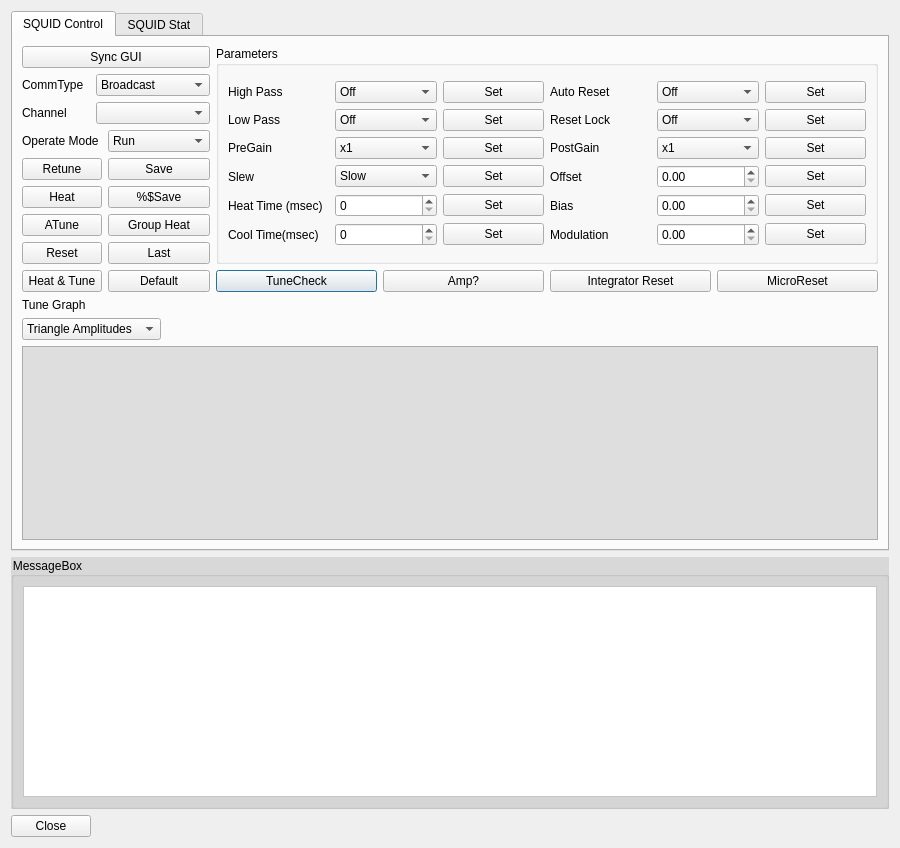
<?xml version="1.0" encoding="UTF-8"?>
<ui version="4.0">
 <class>mnertclientSQUIDControlDgl</class>
 <widget class="QDialog" name="mnertclientSQUIDControlDgl">
  <property name="geometry">
   <rect>
    <x>0</x>
    <y>0</y>
    <width>900</width>
    <height>848</height>
   </rect>
  </property>
  <property name="sizePolicy">
   <sizepolicy hsizetype="Preferred" vsizetype="Preferred">
    <horstretch>0</horstretch>
    <verstretch>0</verstretch>
   </sizepolicy>
  </property>
  <property name="windowTitle">
   <string>FLL Controller</string>
  </property>
  <property name="autoFillBackground">
   <bool>true</bool>
  </property>
  <layout class="QGridLayout" name="gridLayout_4">
   <item row="2" column="0">
    <widget class="QGroupBox" name="groupBox_2">
     <property name="styleSheet">
      <string notr="true">color: rgb(0, 0, 0);
background-color:rgb(216, 216, 216);</string>
     </property>
     <property name="title">
      <string>MessageBox</string>
     </property>
     <layout class="QGridLayout" name="gridLayout_11">
      <item row="0" column="0">
       <layout class="QGridLayout" name="gridLayout_10">
        <item row="0" column="0">
         <widget class="QTextEdit" name="m_tx_info">
          <property name="styleSheet">
           <string notr="true">background-color: rgb(255, 255, 255);</string>
          </property>
         </widget>
        </item>
       </layout>
      </item>
     </layout>
    </widget>
   </item>
   <item row="1" column="0">
    <widget class="QTabWidget" name="tabWidget">
     <property name="sizePolicy">
      <sizepolicy hsizetype="Preferred" vsizetype="Fixed">
       <horstretch>0</horstretch>
       <verstretch>0</verstretch>
      </sizepolicy>
     </property>
     <property name="autoFillBackground">
      <bool>false</bool>
     </property>
     <property name="styleSheet">
      <string notr="true"/>
     </property>
     <property name="currentIndex">
      <number>0</number>
     </property>
     <widget class="QWidget" name="tab_SQUIDCONTROL">
      <attribute name="title">
       <string>SQUID Control</string>
      </attribute>
      <layout class="QGridLayout" name="gridLayout_8">
       <item row="4" column="0">
        <widget class="QComboBox" name="m_Qcb_mode_view">
         <property name="sizePolicy">
          <sizepolicy hsizetype="Fixed" vsizetype="Fixed">
           <horstretch>0</horstretch>
           <verstretch>0</verstretch>
          </sizepolicy>
         </property>
         <item>
          <property name="text">
           <string>Triangle Amplitudes</string>
          </property>
         </item>
         <item>
          <property name="text">
           <string>AutoReset</string>
          </property>
         </item>
         <item>
          <property name="text">
           <string>Biases</string>
          </property>
         </item>
         <item>
          <property name="text">
           <string>PreGains</string>
          </property>
         </item>
         <item>
          <property name="text">
           <string>PostGains</string>
          </property>
         </item>
         <item>
          <property name="text">
           <string>High Pass</string>
          </property>
         </item>
         <item>
          <property name="text">
           <string>Low Pass</string>
          </property>
         </item>
         <item>
          <property name="text">
           <string>Modes</string>
          </property>
         </item>
         <item>
          <property name="text">
           <string>Modulations</string>
          </property>
         </item>
         <item>
          <property name="text">
           <string>Offsets</string>
          </property>
         </item>
         <item>
          <property name="text">
           <string>Reset</string>
          </property>
         </item>
         <item>
          <property name="text">
           <string>Slews</string>
          </property>
         </item>
        </widget>
       </item>
       <item row="2" column="1">
        <layout class="QGridLayout" name="gridLayout_3">
         <item row="0" column="0">
          <widget class="QPushButton" name="m_Qbn_tunecheck">
           <property name="text">
            <string>TuneCheck</string>
           </property>
          </widget>
         </item>
         <item row="0" column="2">
          <widget class="QPushButton" name="m_Qbn_int_reset">
           <property name="text">
            <string>Integrator Reset</string>
           </property>
          </widget>
         </item>
         <item row="0" column="3">
          <widget class="QPushButton" name="m_Qbn_mirco_reset">
           <property name="text">
            <string>MicroReset</string>
           </property>
          </widget>
         </item>
         <item row="0" column="1">
          <widget class="QPushButton" name="m_Qbn_amp">
           <property name="text">
            <string>Amp?</string>
           </property>
          </widget>
         </item>
        </layout>
       </item>
       <item row="3" column="0">
        <widget class="QLabel" name="label_16">
         <property name="text">
          <string>Tune Graph</string>
         </property>
        </widget>
       </item>
       <item row="1" column="0" rowspan="2">
        <layout class="QGridLayout" name="gridLayout">
         <item row="0" column="0">
          <widget class="QLabel" name="label_3">
           <property name="text">
            <string>Operate Mode</string>
           </property>
          </widget>
         </item>
         <item row="0" column="1">
          <widget class="QComboBox" name="m_Qcb_opermode">
           <item>
            <property name="text">
             <string>Run</string>
            </property>
           </item>
           <item>
            <property name="text">
             <string>Manual Tune</string>
            </property>
           </item>
           <item>
            <property name="text">
             <string>Sleep</string>
            </property>
           </item>
           <item>
            <property name="text">
             <string>Wake</string>
            </property>
           </item>
          </widget>
         </item>
         <item row="1" column="0">
          <widget class="QPushButton" name="m_Qbn_retune">
           <property name="text">
            <string>Retune</string>
           </property>
          </widget>
         </item>
         <item row="2" column="0">
          <widget class="QPushButton" name="m_Qbn_heat">
           <property name="text">
            <string>Heat</string>
           </property>
          </widget>
         </item>
         <item row="3" column="0">
          <widget class="QPushButton" name="m_Qbn_atune">
           <property name="text">
            <string>ATune</string>
           </property>
          </widget>
         </item>
         <item row="4" column="0">
          <widget class="QPushButton" name="m_Qbn_reset">
           <property name="text">
            <string>Reset</string>
           </property>
          </widget>
         </item>
         <item row="5" column="0">
          <widget class="QPushButton" name="m_Qbn_heatTune">
           <property name="text">
            <string>Heat &amp;&amp; Tune</string>
           </property>
          </widget>
         </item>
         <item row="1" column="1">
          <widget class="QPushButton" name="m_Qbn_save">
           <property name="text">
            <string>Save</string>
           </property>
          </widget>
         </item>
         <item row="2" column="1">
          <widget class="QPushButton" name="m_Qbn_save1">
           <property name="text">
            <string>%$Save</string>
           </property>
          </widget>
         </item>
         <item row="3" column="1">
          <widget class="QPushButton" name="m_Qbn_groupheat">
           <property name="text">
            <string>Group Heat</string>
           </property>
          </widget>
         </item>
         <item row="4" column="1">
          <widget class="QPushButton" name="m_Qbn_last">
           <property name="text">
            <string>Last</string>
           </property>
          </widget>
         </item>
         <item row="5" column="1">
          <widget class="QPushButton" name="m_Qbn_default">
           <property name="text">
            <string>Default</string>
           </property>
          </widget>
         </item>
        </layout>
       </item>
       <item row="0" column="0">
        <layout class="QGridLayout" name="gridLayout_7">
         <item row="0" column="0" colspan="2">
          <widget class="QPushButton" name="m_Qbn_SyncGUI">
           <property name="text">
            <string>Sync GUI</string>
           </property>
          </widget>
         </item>
         <item row="2" column="0">
          <widget class="QLabel" name="label_2">
           <property name="text">
            <string>Channel</string>
           </property>
          </widget>
         </item>
         <item row="2" column="1">
          <widget class="QComboBox" name="m_Qcb_channel"/>
         </item>
         <item row="1" column="1">
          <widget class="QComboBox" name="m_Qcb_commtype">
           <item>
            <property name="text">
             <string>Broadcast</string>
            </property>
           </item>
           <item>
            <property name="text">
             <string>GroupA</string>
            </property>
           </item>
           <item>
            <property name="text">
             <string>GroupB</string>
            </property>
           </item>
           <item>
            <property name="text">
             <string>GroupC</string>
            </property>
           </item>
           <item>
            <property name="text">
             <string>GroupD</string>
            </property>
           </item>
           <item>
            <property name="text">
             <string>GroupE</string>
            </property>
           </item>
           <item>
            <property name="text">
             <string>GroupF</string>
            </property>
           </item>
           <item>
            <property name="text">
             <string>GroupG</string>
            </property>
           </item>
           <item>
            <property name="text">
             <string>GroupH</string>
            </property>
           </item>
           <item>
            <property name="text">
             <string>Single Channel</string>
            </property>
           </item>
          </widget>
         </item>
         <item row="1" column="0">
          <widget class="QLabel" name="label">
           <property name="text">
            <string>CommType</string>
           </property>
          </widget>
         </item>
        </layout>
       </item>
       <item row="5" column="0" colspan="2">
        <layout class="QFormLayout" name="formLayout_3">
         <property name="fieldGrowthPolicy">
          <enum>QFormLayout::AllNonFixedFieldsGrow</enum>
         </property>
         <item row="0" column="0" colspan="2">
          <widget class="QGraphicsView" name="m_gv_tunegraph">
           <property name="styleSheet">
            <string notr="true">background-color: rgb(222, 222, 222);</string>
           </property>
          </widget>
         </item>
        </layout>
       </item>
       <item row="0" column="1" rowspan="2">
        <widget class="QGroupBox" name="groupBox">
         <property name="styleSheet">
          <string notr="true"/>
         </property>
         <property name="title">
          <string>Parameters</string>
         </property>
         <layout class="QGridLayout" name="gridLayout_6">
          <item row="0" column="0">
           <layout class="QGridLayout" name="gridLayout_2">
            <item row="3" column="1">
             <widget class="QComboBox" name="m_Qcb_slew">
              <item>
               <property name="text">
                <string>Slow</string>
               </property>
              </item>
              <item>
               <property name="text">
                <string>Normal</string>
               </property>
              </item>
              <item>
               <property name="text">
                <string>Fast</string>
               </property>
              </item>
             </widget>
            </item>
            <item row="2" column="1">
             <widget class="QComboBox" name="m_Qcb_pregain">
              <item>
               <property name="text">
                <string>x1</string>
               </property>
              </item>
              <item>
               <property name="text">
                <string>x2</string>
               </property>
              </item>
              <item>
               <property name="text">
                <string>x5</string>
               </property>
              </item>
              <item>
               <property name="text">
                <string>x10</string>
               </property>
              </item>
             </widget>
            </item>
            <item row="0" column="2">
             <widget class="QPushButton" name="m_Qbnset_hp">
              <property name="text">
               <string>Set</string>
              </property>
             </widget>
            </item>
            <item row="0" column="0">
             <widget class="QLabel" name="label_4">
              <property name="text">
               <string>High Pass</string>
              </property>
             </widget>
            </item>
            <item row="1" column="1">
             <widget class="QComboBox" name="m_Qcb_lp">
              <item>
               <property name="text">
                <string>Off</string>
               </property>
              </item>
              <item>
               <property name="text">
                <string>200Hz</string>
               </property>
              </item>
              <item>
               <property name="text">
                <string>500Hz</string>
               </property>
              </item>
              <item>
               <property name="text">
                <string>1KHz</string>
               </property>
              </item>
              <item>
               <property name="text">
                <string>5KHz</string>
               </property>
              </item>
             </widget>
            </item>
            <item row="1" column="0">
             <widget class="QLabel" name="label_5">
              <property name="text">
               <string>Low Pass</string>
              </property>
             </widget>
            </item>
            <item row="0" column="1">
             <widget class="QComboBox" name="m_Qcb_hp">
              <item>
               <property name="text">
                <string>Off</string>
               </property>
              </item>
              <item>
               <property name="text">
                <string>0.16Hz</string>
               </property>
              </item>
              <item>
               <property name="text">
                <string>1Hz</string>
               </property>
              </item>
             </widget>
            </item>
            <item row="3" column="0">
             <widget class="QLabel" name="label_7">
              <property name="text">
               <string>Slew</string>
              </property>
             </widget>
            </item>
            <item row="4" column="0">
             <widget class="QLabel" name="label_14">
              <property name="text">
               <string>Heat Time (msec)</string>
              </property>
             </widget>
            </item>
            <item row="1" column="5">
             <widget class="QComboBox" name="m_Qcb_reset_lock">
              <item>
               <property name="text">
                <string>Off</string>
               </property>
              </item>
              <item>
               <property name="text">
                <string>On</string>
               </property>
              </item>
             </widget>
            </item>
            <item row="0" column="5">
             <widget class="QComboBox" name="m_Qcb_auto_reset">
              <item>
               <property name="text">
                <string>Off</string>
               </property>
              </item>
              <item>
               <property name="text">
                <string>On</string>
               </property>
              </item>
             </widget>
            </item>
            <item row="1" column="4">
             <widget class="QLabel" name="label_9">
              <property name="text">
               <string>Reset Lock</string>
              </property>
             </widget>
            </item>
            <item row="0" column="6">
             <widget class="QPushButton" name="m_Qbnset_autoreset">
              <property name="text">
               <string>Set</string>
              </property>
             </widget>
            </item>
            <item row="0" column="4">
             <widget class="QLabel" name="label_8">
              <property name="text">
               <string>Auto Reset</string>
              </property>
             </widget>
            </item>
            <item row="4" column="1">
             <widget class="QSpinBox" name="m_Qsb_heattime">
              <property name="maximum">
               <number>10000</number>
              </property>
             </widget>
            </item>
            <item row="2" column="0">
             <widget class="QLabel" name="label_6">
              <property name="text">
               <string>PreGain</string>
              </property>
             </widget>
            </item>
            <item row="1" column="2">
             <widget class="QPushButton" name="m_Qbnset_lp">
              <property name="text">
               <string>Set</string>
              </property>
             </widget>
            </item>
            <item row="2" column="2">
             <widget class="QPushButton" name="m_Qbnset_pregain">
              <property name="text">
               <string>Set</string>
              </property>
             </widget>
            </item>
            <item row="3" column="2">
             <widget class="QPushButton" name="m_Qbnset_slew">
              <property name="text">
               <string>Set</string>
              </property>
             </widget>
            </item>
            <item row="4" column="2">
             <widget class="QPushButton" name="m_Qbnset_heattime">
              <property name="text">
               <string>Set</string>
              </property>
             </widget>
            </item>
            <item row="1" column="6">
             <widget class="QPushButton" name="m_Qbnset_resetlock">
              <property name="text">
               <string>Set</string>
              </property>
             </widget>
            </item>
            <item row="5" column="0">
             <widget class="QLabel" name="label_15">
              <property name="text">
               <string>Cool Time(msec)</string>
              </property>
             </widget>
            </item>
            <item row="5" column="1">
             <widget class="QSpinBox" name="m_Qsb_cooltime">
              <property name="maximum">
               <number>1000000</number>
              </property>
             </widget>
            </item>
            <item row="5" column="2">
             <widget class="QPushButton" name="m_Qbnset_cooltime">
              <property name="text">
               <string>Set</string>
              </property>
             </widget>
            </item>
            <item row="3" column="4">
             <widget class="QLabel" name="label_11">
              <property name="text">
               <string>Offset </string>
              </property>
             </widget>
            </item>
            <item row="4" column="4">
             <widget class="QLabel" name="label_12">
              <property name="text">
               <string>Bias</string>
              </property>
             </widget>
            </item>
            <item row="5" column="4">
             <widget class="QLabel" name="label_13">
              <property name="text">
               <string>Modulation</string>
              </property>
             </widget>
            </item>
            <item row="3" column="5">
             <widget class="QDoubleSpinBox" name="m_Qdsb_offset">
              <property name="maximum">
               <double>99999.990000000005239</double>
              </property>
             </widget>
            </item>
            <item row="4" column="5">
             <widget class="QDoubleSpinBox" name="m_Qdsb_bias">
              <property name="maximum">
               <double>99999.990000000005239</double>
              </property>
             </widget>
            </item>
            <item row="5" column="5">
             <widget class="QDoubleSpinBox" name="m_Qdsb_mod">
              <property name="maximum">
               <double>99999.990000000005239</double>
              </property>
             </widget>
            </item>
            <item row="3" column="6">
             <widget class="QPushButton" name="m_Qbnset_offset">
              <property name="text">
               <string>Set</string>
              </property>
             </widget>
            </item>
            <item row="4" column="6">
             <widget class="QPushButton" name="m_Qbnset_bias">
              <property name="text">
               <string>Set</string>
              </property>
             </widget>
            </item>
            <item row="5" column="6">
             <widget class="QPushButton" name="m_Qbnset_mod">
              <property name="text">
               <string>Set</string>
              </property>
             </widget>
            </item>
            <item row="2" column="4">
             <widget class="QLabel" name="label_18">
              <property name="text">
               <string>PostGain</string>
              </property>
             </widget>
            </item>
            <item row="2" column="5">
             <widget class="QComboBox" name="m_Qcb_postgain">
              <item>
               <property name="text">
                <string>x1</string>
               </property>
              </item>
              <item>
               <property name="text">
                <string>x10</string>
               </property>
              </item>
              <item>
               <property name="text">
                <string>x100</string>
               </property>
              </item>
             </widget>
            </item>
            <item row="2" column="6">
             <widget class="QPushButton" name="m_Qbnset_postgain">
              <property name="text">
               <string>Set</string>
              </property>
             </widget>
            </item>
           </layout>
          </item>
         </layout>
        </widget>
       </item>
      </layout>
     </widget>
     <widget class="QWidget" name="tab_SQUID_STAT">
      <attribute name="title">
       <string>SQUID Stat</string>
      </attribute>
      <layout class="QGridLayout" name="gridLayout_9">
       <item row="0" column="0">
        <layout class="QGridLayout" name="gridLayout_5">
         <item row="4" column="0">
          <widget class="QLabel" name="label_17">
           <property name="sizePolicy">
            <sizepolicy hsizetype="Fixed" vsizetype="Preferred">
             <horstretch>0</horstretch>
             <verstretch>0</verstretch>
            </sizepolicy>
           </property>
           <property name="text">
            <string>SQUID STAT</string>
           </property>
          </widget>
         </item>
         <item row="5" column="0">
          <widget class="QTextBrowser" name="textBrowser">
           <property name="styleSheet">
            <string notr="true">background-color: rgb(220, 220, 220);</string>
           </property>
          </widget>
         </item>
        </layout>
       </item>
      </layout>
     </widget>
    </widget>
   </item>
   <item row="3" column="0">
    <layout class="QFormLayout" name="formLayout_4">
     <item row="0" column="0">
      <widget class="QPushButton" name="m_Qbn_Cancel">
       <property name="text">
        <string>Close</string>
       </property>
      </widget>
     </item>
    </layout>
   </item>
  </layout>
 </widget>
 <resources/>
 <connections/>
</ui>
